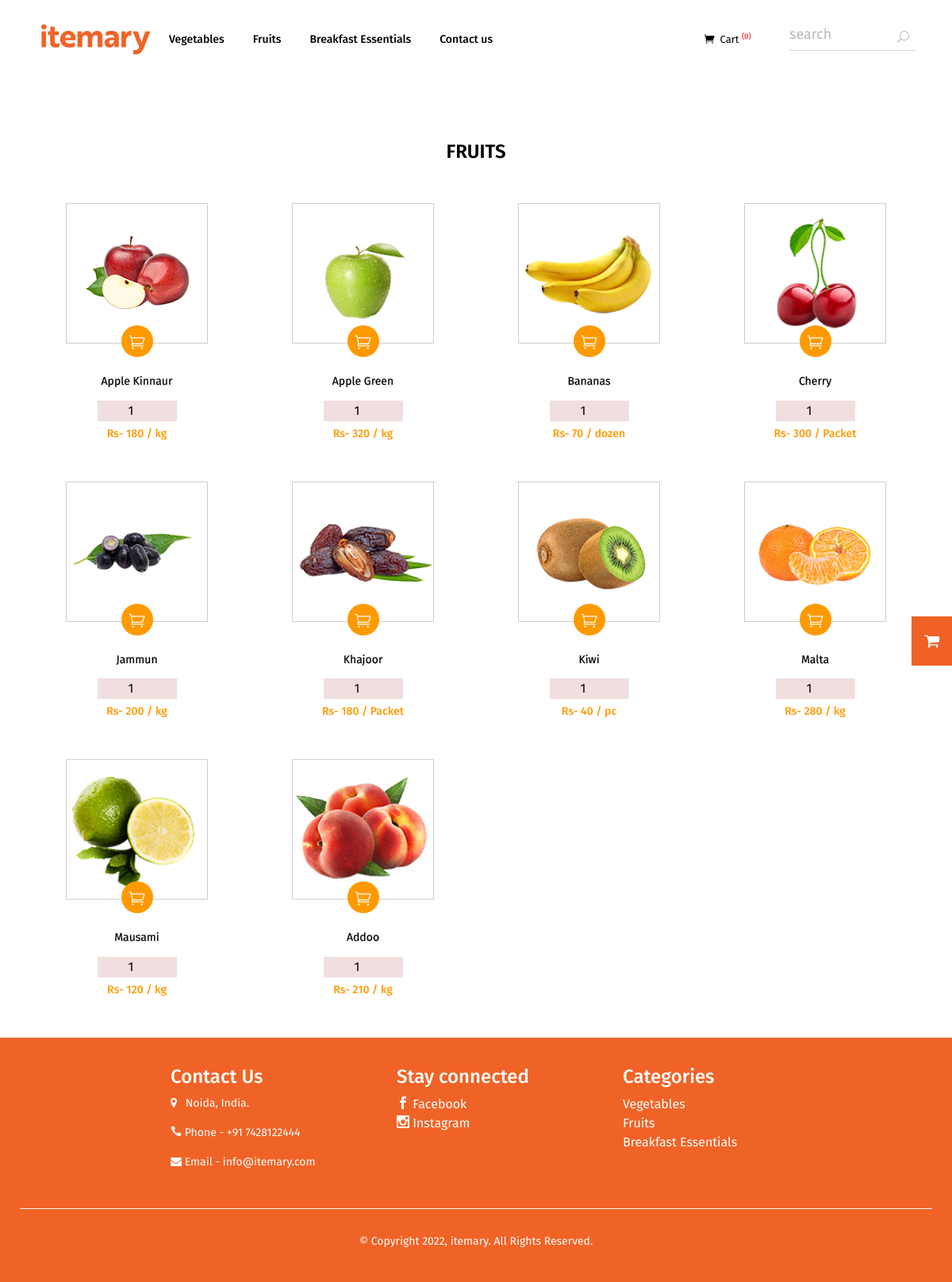
Page /index.php/home/fruits on the committed database.
### tables this page shows
CREATE TABLE `item_product` (
  `id` int(11) NOT NULL,
  `name` text,
  `price` text,
  `qty` text,
  `details` text,
  `unit_id` int(11) DEFAULT NULL,
  `p_category` int(20) DEFAULT NULL,
  `image` text,
  `status` enum('A','D') DEFAULT NULL,
  `created_at` datetime NOT NULL DEFAULT CURRENT_TIMESTAMP
);

CREATE TABLE `item_units_category` (
  `id` int(11) NOT NULL,
  `name` text,
  `created_at` datetime DEFAULT CURRENT_TIMESTAMP,
  `status` enum('A','D') NOT NULL
);

### application/helpers/custom_helper.php (called while the page is built, shortened)
<?php
function view_page($page,$data = []){
	$CI = &get_instance();
	$CI->load->view('common/header_links');
	$CI->load->view('common/header');
	$CI->load->view($page,$data);
	$CI->load->view('common/footer');
	$CI->load->view('common/footer_links');
}
        ?>

### application/controllers/Home.php (called while the page is built, shortened)
<?php
class Home extends CI_Controller {
	public function fruits(){
		$where = ['p_category' => 3];
		$data['fruits']=$this->app_model->select_all('item_product',$where);
		view_page('fruits',$data);
	}
}

### index.php (called while the page is built, shortened)
<?php
require_once BASEPATH.'core/CodeIgniter.php';

### application/models/App_model.php (called while the page is built, shortened)
<?php
 class App_model extends CI_Model{
 	public function select_all($table, $where, $filters=[]){
 		$this->db->where($where);
 		$query = $this->db->from($table)->get();
 		     return $query->result();
 	 }
         public function select_one($table, $where, $queries = []){
   $select = '*';
   $this->db->select($select);
   if($where){
   $this->db->where($where);
   }
   $query = $this->db->from($table)->get();
   $data = $query->row();
   $rows = $query->num_rows();
   $return = [];
   if($return == 'both' && $data && $rows){
    $return = [
        'data'  => $data,
        'rows'  => $rows
    ];
   }elseif($return == 'rows' && $rows){
    $return = $rows;
   }elseif($data){
    $return = $data;
   }
   return $return;
 }
 }
 ?>

### application/views/fruits.php (the view, shortened to what this page needs)
<div class="featured">
    <div class="container">
        <div class="commontop text-center">
            <h4>FRUITS</h4>
        </div>
        <div class="row update">
            <?php foreach ($fruits as $product) {
                $where = [
                    'id'=> $product->unit_id
                ];
                $units=$this->app_model->select_one('item_units_category',$where);
                ?>
            <form action="" method="post" class="cart-form" style="display: contents!important;">
                <div class="col-md-3 col-lg-3 col-sm-4 col-xs-12">
                    <div class="product-thumb">
                        <div class="image">
                            <a href="<?=base_url('fruits')?>">
                                <img src="<?=base_url('admin/assets/images/product/').$product->image?>" alt="image"
                                    title="image" class="img-fluid" />
                            </a>
                            <div class="onhover1">
                                <div class="button-group">
                                    <button type="submit"><i class="icon_cart_alt "></i></button>
                                </div>
                            </div>
                        </div>
                        <div class="caption text-center">
                            <h4><a href="shop.html"><?=$product->name?></a></h4>
                            <div class="rating form">
                                <input type="number" onchange="minus_value_find(this.value)" name="product_qty"
                                    value="1" min="1" max="10"
                                    style="width:100px;background:#f1dfdf;border:none;    text-align: center;">
                            </div>
                            <p class="price"> Rs- <?=$product->price?> /<?=@$product->qty?> <?=$units->name?></p>
                        </div>
                    </div>
                </div>
            </form>
            <?php } ?>
        </div>
    </div>
</div>

### application/views/common/header_links.php (shortened to what this page needs)
<!DOCTYPE html>
<html lang="en">
<link href="<?=base_url()?>assets/bootstrap4/css/bootstrap.min.css" rel="stylesheet">
<link href="<?=base_url()?>assets/js/owl-carousel/owl.carousel.min.css" rel="stylesheet" type="text/css" />
<link href="<?=base_url()?>assets/js/dist/css/bootstrap-select.css" rel="stylesheet" type="text/css" />
<link href="<?=base_url()?>assets/font-awesome/css/font-awesome.min.css" rel="stylesheet" type="text/css" />
<link href="<?=base_url()?>assets/css/ele-style.css" rel="stylesheet" type="text/css" />
<link href="<?=base_url()?>assets/css/style.css" rel="stylesheet" type="text/css" />
<link href="<?=base_url()?>assets/css/style_cyan.css" title="style_cyan" rel="alternate stylesheet" type="text/css" />
<link href="<?=base_url()?>assets/css/style_red.css" title="style_red" rel="alternate stylesheet" type="text/css" />
<link href="<?=base_url()?>assets/css/style_green.css" title="style_green" rel="alternate stylesheet" type="text/css" />
<link href="<?=base_url()?>assets/css/style_blue.css" title="style_blue" rel="alternate stylesheet" type="text/css" />
<link rel="stylesheet" href="https://cdnjs.cloudflare.com/ajax/libs/toastr.js/latest/toastr.css"
 />
<link href="<?=base_url()?>assets/css/my.css" rel="stylesheet" type="text/css">
</head>
<body class="header3">

### application/views/common/header.php (shortened to what this page needs)
<header>
    <div class="container">
        <div class="row" style="justify-content: center;">
            <div class="col-md-10 col-sm-7 col-lg-10 col-xs-12">
                <div id="menu">
                    <nav class="navbar navbar-expand-sm">
                        <span class="menutext visible-xs">
                            <div id="logo">
                                <a href="<?=base_url()?>">
                                    <img class="img-fluid logochange"
                                        src="<?=base_url()?>assets/images/logos/itemary-logo-wbg.png" alt="logo"
                                        title="logo" />
                                </a>
                            </div>
                        </span>
                        <div class="collapse navbar-collapse padd0" id="navbarmain">
                            <ul class="nav navbar-nav float-right">
                                <li class="dropdown topheading">
                                    <a href="<?=base_url()?>vegetable">Vegetables</a>
                                </li>
                                <li class="dropdown topheading">
                                    <a href="<?=base_url()?>fruits">Fruits</a>
                                </li>
                                <li class="dropdown topheading">
                                    <a href="<?=base_url()?>breakfast-essentials">Breakfast Essentials</a>
                                </li>
                                <li>
                                    <a href="<?=base_url()?>contact">Contact us</a>
                                </li>
                            </ul>
                        </div>
                        <div class="top my-cart-button ">
                            <div class="container ">
                                <div class="row ">
                                    <div class="col-sm-12 col-md-12 col-lg-12 col-xs-12">
                                        <ul class="list-inline float-right  icons">
                                            <li class="dropdown cart">
                                                <a href="#" class="dropdown-toggle" data-toggle="dropdown"><i
                                                        class="icon_cart"></i>Cart <sup>
                                                        <label
                                                            style="color:red">(<?php echo($this->cart->total_items())?>)</label></sup></a>
                                            </li>
                                        </ul>
                                    </div>
                                </div>
                            </div>
                        </div>
                    </nav>
                </div>
            </div>
            <div class="col-md-2 col-sm-2 col-lg-2 col-xs-12">
                <div id="srch" class="input-group">
                    <input type="text" name="search" value="search" placeholder="search"
                        class="form-control input-lg" />
                    <span class="input-group-btn">
                        <button type="button" class="btn btn-default btn-lg"><i class="icon_search"></i></button>
                    </span>
                </div>
            </div>
        </div>
    </div>
</header>
<div class="icon-bar" style="background:hsl(18deg 86% 54%);">
    <a href="<?=base_url()?>cart">
        <i class="fa fa-shopping-cart"></i><br />
    </a>
</div>

### application/views/common/footer.php
<footer>
	<div class="footer-div">
		<div class="footer-div2">
			<div class="footer-div2-inner">
				<h4>Contact Us</h4>
				<p><i class="fa fa-map-marker" style="margin-right: 7px;"></i> Noida, India.</p>
				<p><i class="icon_phone"></i> Phone - +91 7428122444</p>
				<p><i class="fa fa-envelope"></i> Email - info@itemary.com</p>
			</div>
			<div class="footer-div2-inner">
				<h4>Stay connected</h4>
									<a href="https://www.facebook.com/itemary" target="_blank">
						<i class="social_facebook"></i> Facebook
					</a>
					<a href="https://www.instagram.com/__itemary/?hl=en" target="_blank">
						<i class="social_instagram"></i> Instagram
					</a>
			</div>
			<div class="footer-div2-inner">
				<h4>Categories</h4>
				<a href="<?=base_url()?>vegetable">Vegetables</a>
				<a href="<?=base_url()?>fruits">Fruits</a>
				<a href="<?=base_url()?>breakfast-essentials">Breakfast Essentials</a>
			</div>
		</div>
		<hr style="width: 100%;">
		<div class="footer-bottom" style="text-align: center;">
					<p>© Copyright 2022, <span>itemary.</span>  All Rights Reserved.</p>
		</div>
	</div>
</footer>

### application/views/common/footer_links.php (shortened to what this page needs)
</body>
</html>

### application/views/fruits.php (style rules this page uses)
.image { text-align: center !important; }
.image a img { height: 175px !important; }

### rows in the picture
item_product: image (picture), name "Apple Kinnaur", price "180", item_units_category.name "kg"
item_product: image (picture), name "Apple Green", price "320", item_units_category.name "kg"
item_product: image (picture), name "Bananas", price "70", item_units_category.name "dozen"
item_product: image (picture), name "Cherry", price "300", item_units_category.name "Packet"
item_product: image (picture), name "Jammun", price "200", item_units_category.name "kg"
item_product: image (picture), name "Khajoor", price "180", item_units_category.name "Packet"
item_product: image (picture), name "Kiwi", price "40", item_units_category.name "pc"
item_product: image (picture), name "Malta", price "280", item_units_category.name "kg"
item_product: image (picture), name "Mausami", price "120", item_units_category.name "kg"
item_product: image (picture), name "Addoo", price "210", item_units_category.name "kg"

### other values in the picture
$this->cart->total_items() "0"
